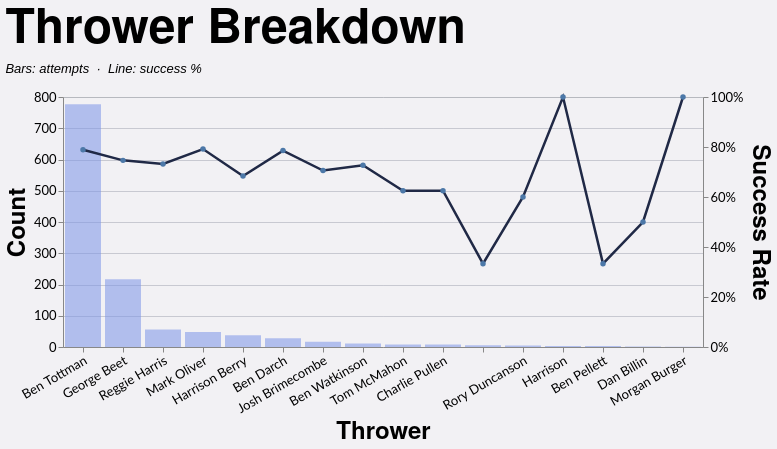

Describe this chart as a Vega-Lite specification.
### Vega-Lite specification from a JSON file in a GitHub repository (floating-point values rounded to 4 significant figures; data arrays with more than 128 entries replaced by an {"elided": "..."} marker saying what was removed)
{"config": {"axis": {"labelFont": "Lato, sans-serif", "titleFont": "PT Sans Narrow, Helvetica Neue, Helvetica, Arial, sans-serif", "labelFontSize": 13, "titleFontSize": 24, "gridColor": "#202947", "gridOpacity": 0.2}, "header": {"labelFont": "PT Sans Narrow, Helvetica Neue, Helvetica, Arial, sans-serif", "titleFont": "PT Sans Narrow, Helvetica Neue, Helvetica, Arial, sans-serif", "labelFontSize": 24, "titleFontSize": 28, "labelFontWeight": "bold", "orient": "left"}, "legend": {"labelFont": "Lato, sans-serif", "titleFont": "PT Sans Narrow, Helvetica Neue, Helvetica, Arial, sans-serif", "labelFontSize": 14, "titleFontSize": 16, "titlePadding": 5, "fillColor": "white", "strokeColor": "black", "padding": 10, "titleFontWeight": "lighter", "titleFontStyle": "italic", "titleColor": "gray", "offset": 10}, "title": {"font": "PT Sans Narrow, Helvetica Neue, Helvetica, Arial, sans-serif", "fontSize": 48, "fontWeight": "bold", "anchor": "start", "align": "center", "titlePadding": 20, "subtitlePadding": 10, "subtitleFontSize": 13, "subtitleColor": "", "subtitleFontStyle": "italic", "offset": 15, "color": "black"}, "axisX": {"labelAngle": 0}, "facet": {"title": null, "header": null, "align": {"row": "each", "column": "each"}}, "resolve": {"scale": {"y": "independent", "facet": "independent"}}, "background": "#f2f1f4"}, "layer": [{"mark": {"type": "bar", "color": "#7d96e8", "opacity": 0.55}, "encoding": {"tooltip": [{"field": "thrower", "title": "Thrower", "type": "nominal"}, {"field": "won", "format": ",.0f", "title": "Won", "type": "quantitative"}, {"field": "attempts", "format": ",.0f", "title": "Attempts", "type": "quantitative"}, {"field": "success_rate", "format": ".1%", "title": "Success Rate", "type": "quantitative"}], "x": {"axis": {"labelAngle": -30}, "field": "thrower", "sort": "-y", "title": "Thrower", "type": "nominal"}, "y": {"axis": {"format": ",.0f", "orient": "left"}, "field": "attempts", "title": "Count", "type": "quantitative"}}, "transform": [{"filter": "(loSquad == 'All' || datum.squad == loSquad) && (loGameType == 'All' || (loGameType == 'League + Cup' && (datum.game_type == 'League' || datum.game_type == 'Cup')) || (loGameType == 'League only' && datum.game_type == 'League') || datum.game_type == loGameType) && (loOpposition == 'All' || datum.opposition == loOpposition) && (loThrower == 'All' || datum.thrower == loThrower) && (loJumper == 'All' || datum.jumper == loJumper) && (loArea == 'All' || datum.area == loArea) && (loNumbers == 'All' || datum.numbers == loNumbers) && (loCall == 'All' || datum.call == loCall) && (loCallType == 'All' || datum.call_type == loCallType)"}, {"filter": "(loSeason == 'All' || datum.season == loSeason)"}, {"aggregate": [{"op": "count", "as": "attempts"}, {"op": "sum", "field": "won", "as": "won"}], "groupby": ["thrower"]}, {"calculate": "datum.won / datum.attempts", "as": "success_rate"}]}, {"mark": {"type": "line", "color": "#202946", "point": true, "strokeWidth": 2.5}, "encoding": {"tooltip": [{"field": "thrower", "title": "Thrower", "type": "nominal"}, {"field": "won", "format": ",.0f", "title": "Won", "type": "quantitative"}, {"field": "attempts", "format": ",.0f", "title": "Attempts", "type": "quantitative"}, {"field": "success_rate", "format": ".1%", "title": "Success Rate", "type": "quantitative"}], "x": {"axis": {"labelAngle": -30}, "field": "thrower", "sort": "-y", "title": "Thrower", "type": "nominal"}, "y": {"axis": {"format": "%", "orient": "right"}, "field": "success_rate", "scale": {"domain": [0, 1]}, "title": "Success Rate", "type": "quantitative"}}, "transform": [{"filter": "(loSquad == 'All' || datum.squad == loSquad) && (loGameType == 'All' || (loGameType == 'League + Cup' && (datum.game_type == 'League' || datum.game_type == 'Cup')) || (loGameType == 'League only' && datum.game_type == 'League') || datum.game_type == loGameType) && (loOpposition == 'All' || datum.opposition == loOpposition) && (loThrower == 'All' || datum.thrower == loThrower) && (loJumper == 'All' || datum.jumper == loJumper) && (loArea == 'All' || datum.area == loArea) && (loNumbers == 'All' || datum.numbers == loNumbers) && (loCall == 'All' || datum.call == loCall) && (loCallType == 'All' || datum.call_type == loCallType)"}, {"filter": "(loSeason == 'All' || datum.season == loSeason)"}, {"aggregate": [{"op": "count", "as": "attempts"}, {"op": "sum", "field": "won", "as": "won"}], "groupby": ["thrower"]}, {"calculate": "datum.won / datum.attempts", "as": "success_rate"}]}], "data": {"name": "data-9f78a8a80e26132ebc7aef6a8d9c7f48"}, "height": 250, "params": [{"name": "loSquad", "value": "All"}, {"name": "loSeason", "value": "All"}, {"name": "loGameType", "value": "All"}, {"name": "loOpposition", "value": "All"}, {"name": "loThrower", "value": "All"}, {"name": "loJumper", "value": "All"}, {"name": "loArea", "value": "All"}, {"name": "loNumbers", "value": "All"}, {"name": "loCall", "value": "All"}, {"name": "loCallType", "value": "All"}], "resolve": {"scale": {"y": "independent"}}, "title": {"text": "Thrower Breakdown", "subtitle": "Bars: attempts  ·  Line: success %"}, "width": {"step": 40}, "$schema": "https://vega.github.io/schema/vega-lite/v5.20.1.json", "datasets": {"data-9f78a8a80e26132ebc7aef6a8d9c7f48": {"elided": "1228 records"}}}
